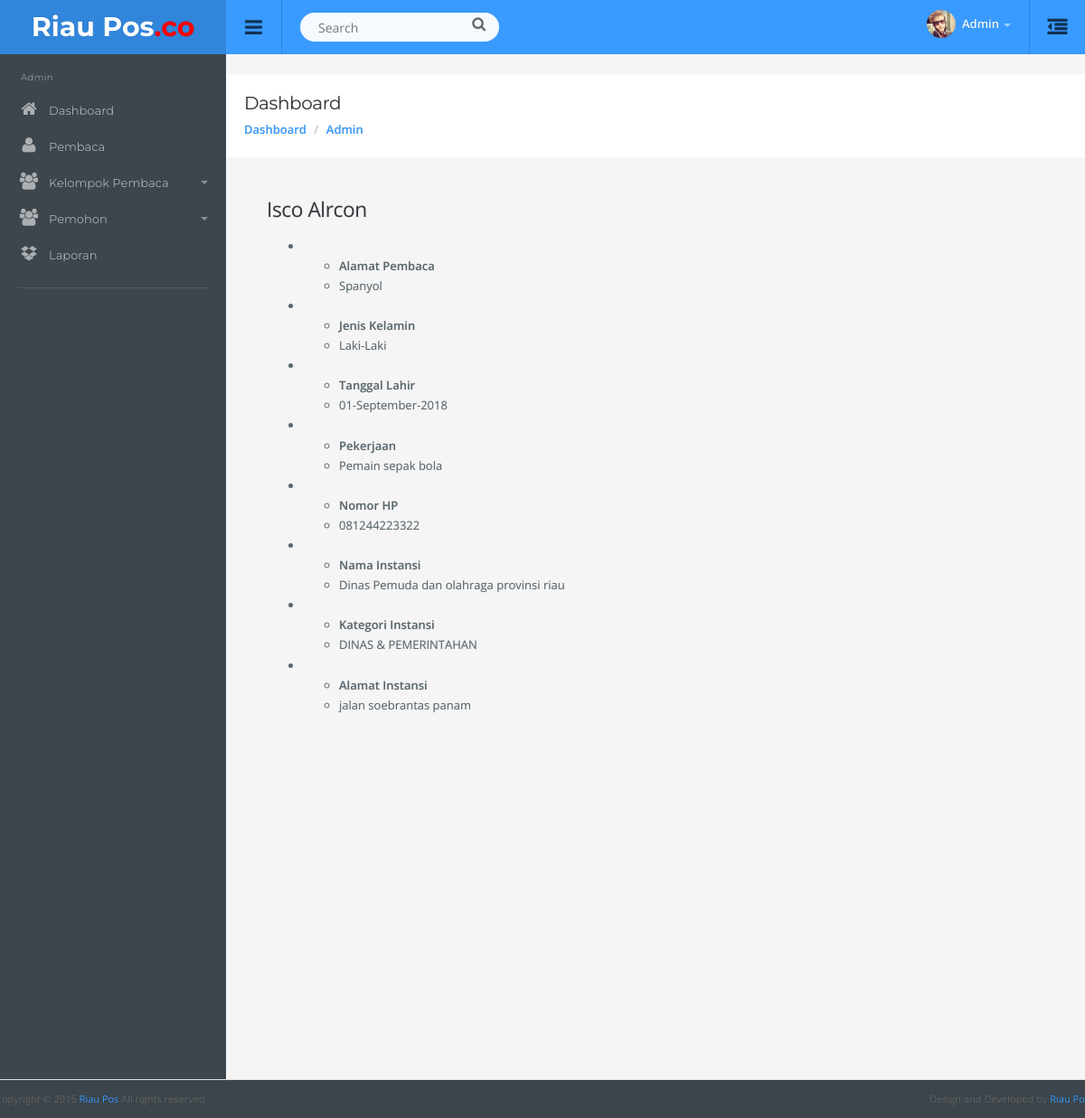
/admin/lihat/5, run on the app's committed database.
### tables this page shows
CREATE TABLE `pembaca` (
  `Idpem` int(11) NOT NULL,
  `username` varchar(100) DEFAULT NULL,
  `pass` varchar(100) DEFAULT NULL,
  `namapem` varchar(100) DEFAULT NULL,
  `alamatpem` varchar(1000) DEFAULT NULL,
  `jenis_kelamin` varchar(20) NOT NULL,
  `tgllahir` date DEFAULT NULL,
  `pekerjaan` varchar(50) NOT NULL,
  `Nomor_Hp` varchar(14) NOT NULL,
  `fotokartuidentitas` varchar(100) NOT NULL,
  `status` int(2) NOT NULL,
  `idkel` int(11) DEFAULT NULL
);

CREATE TABLE `kelompok` (
  `idkel` int(11) NOT NULL,
  `username` varchar(100) NOT NULL,
  `pass` varchar(100) NOT NULL,
  `namakel` varchar(100) DEFAULT NULL,
  `jeniskel` varchar(100) NOT NULL,
  `alamatkel` varchar(1000) DEFAULT NULL,
  `tglber` date DEFAULT NULL,
  `nomorhp` varchar(20) NOT NULL,
  `tipe` varchar(10) NOT NULL,
  `documenpendukung` varchar(500) NOT NULL,
  `status` int(10) DEFAULT NULL,
  `idkat` varchar(10) DEFAULT NULL
);

CREATE TABLE `kategori` (
  `idkat` varchar(10) NOT NULL,
  `namakat` varchar(100) DEFAULT NULL
);

### application/controllers/Admin.php (called while the page is built, shortened)
\<?php
class Admin extends CI_Controller{
    public function __construct(){
        $this->load->library('session');
        $this->load->model('Admin_model');
    }
    public function lihat($id){
        $data['data']=$this->Admin_model->detailpembaca($id);
        $this->load->view('admin/header_admin');
        $this->load->view('admin/detailpembaca',$data);
    }
}

### index.php (called while the page is built, shortened)
<?php
require_once BASEPATH.'core/CodeIgniter.php';

### application/models/Admin_model.php (called while the page is built, shortened)
<?php
class Admin_model extends CI_Model
{
    public function detailpembaca($id){
        $query = $this->db->query("SELECT * FROM pembaca left join (kelompok, kategori) on pembaca.idkel=kelompok.idkel AND kelompok.idkat=kategori.idkat  WHERE Idpem=$id ")->row_array();
        return $query;
    }
}

### application/helpers/tgl_helper.php (called while the page is built)
<?php
function tgl($tgl){
    $tanggal = explode('-',$tgl);
    $tahun = $tanggal[0];
    $bulan = $tanggal[1];
    $hari = $tanggal[2];
    $bulanArr = [
        '01' => 'Januari',
        '02' => 'Februari',
        '03' => 'Maret',
        '04' => 'April',
        '05' => 'Mei',
        '06' => 'Juni',
        '07' => 'Juli',
        '08' => 'Agustus',
        '09' => 'September',
        '10' => 'Oktober',
        '11' => 'November',
        '12' => 'Desember'
    ];
    return $hari.'-'.$bulanArr[$bulan].'-'.$tahun;
}

### application/views/admin/detailpembaca.php (the view, shortened to what this page needs)
<div class="content" >
    <div class="page-header">
        <h1 class="title">Dashboard</h1>
        <ol class="breadcrumb">
            <li><a href="index.html">Dashboard</a></li>
            <li><a href="#">Admin</a></li>
        </ol>
    </div>
    <div class="container-default" style="height: 1000px">
        <div class="col-md-8">
            <div class="profile">
                <div class="wrap">
                    <div class="profile-main">
                        <div class="profile-pic wthree">
                            <div class="profile-pic wthree">
                                <h3> <?=$data['namapem']?> </h3>
                                <div class="w3ls-agile-left">
                                    <ul class="address">
                                        <li>
                                            <ul class="address-text">
                                                <li><b>Alamat Pembaca</b></li>
                                                <li> <span class="w3"> <?=$data['alamatpem']?></span></li>
                                            </ul>
                                        </li>
                                        <li>
                                            <ul class="address-text">
                                                <li><b>Jenis Kelamin</b></li>
                                                <li> <span class="w3"> <?=$data['jenis_kelamin']?></span></li>
                                            </ul>
                                        </li>
                                        <li>
                                            <ul class="address-text">
                                                <li><b>Tanggal Lahir</b></li>
                                                <li> <span class="w3"><?=tgl($data['tgllahir'])?> </span></li>
                                            </ul>
                                        </li>
                                        <li>
                                            <ul class="address-text">
                                                <li><b>Pekerjaan</b></li>
                                                <li> <span class="w3"><?=$data['pekerjaan']?> </span></li>
                                            </ul>
                                        </li>
                                        <li>
                                            <ul class="address-text">
                                                <li><b>Nomor HP </b></li>
                                                <li> <span class="w3"><?=$data['Nomor_Hp']?> </span></li>
                                            </ul>
                                        </li>
                                        <li>
                                            <ul class="address-text">
                                                <li><b>Nama Instansi </b></li>
                                                <li> <span class="w3"><?=$data['namakel']?> </span></li>
                                            </ul>
                                        </li>
                                        <li>
                                            <ul class="address-text">
                                                <li><b>Kategori Instansi </b></li>
                                                <li> <span class="w3"><?=$data['namakat']?> </span></li>
                                            </ul>
                                        </li>
                                        <li>
                                            <ul class="address-text">
                                                <li><b>Alamat Instansi </b></li>
                                                <li> <span class="w3"><?=$data['alamatkel']?> </span></li>
                                            </ul>
                                        </li>
                                    </ul>
                                </div>
                            </div>
                        </div>
                    </div>
                </div>
            </div>
        </div>
    </div>
    </div>
    <div class="row footer">
        <div class="col-md-6 text-left">
            Copyright © 2015 <a href="http://themeforest.net/user/egemem/portfolio" target="_blank">Riau Pos</a> All rights reserved.
        </div>
        <div class="col-md-6 text-right">
            Design and Developed by <a href="http://themeforest.net/user/egemem/portfolio" target="_blank">Riau Pos</a>
        </div>
    </div>
</body>
</html>

### assets/templates/css/style.css (style rules this page uses)
body { background: #3d464d; color: #58666e; margin: 0; line-height: 1.7em; font-size: 13px; font-family: 'Open Sans', sans-serif; outline: 0; text-Shadow: 0 0 1px rgba(0, 0, 0, 0.2); }
a { color: #399bff; text-decoration: none; }
b, strong { font-weight: 600; }
.col-xs-1, .col-sm-1, .col-md-1, .col-lg-1, .col-xs-2, .col-sm-2, .col-md-2, .col-lg-2, .col-xs-3, .col-sm-3, .col-md-3, .col-lg-3, .col-xs-4, .col-sm-4, .col-md-4, .col-lg-4, .col-xs-5, .col-sm-5, .col-md-5, .col-lg-5, .col-xs-6, .col-sm-6, .col-md-6, .col-lg-6, .col-xs-7, .col-sm-7, .col-md-7, .col-lg-7, .col-xs-8, .col-sm-8, .col-md-8, .col-lg-8, .col-xs-9, .col-sm-9, .col-md-9, .col-lg-9, .col-xs-10, .col-sm-10, .col-md-10, .col-lg-10, .col-xs-11, .col-sm-11, .col-md-11, .col-lg-11, .col-xs-12, .col-sm-12, .col-md-12, .col-lg-12 { padding-right: 15px; padding-left: 15px; }
.row { margin-right: -15px; margin-left: -15px; }
.container-default { padding: 0; }
.content { padding-left: 30px; padding-right: 30px; padding-top: 80px; margin-left: 250px; background: #f5f5f5; }
.footer { border-top: 1px solid #e2e2e2; margin-left: -30px; margin-right: -30px; margin-bottom: 0; padding: 10px; font-size: 11px; color: #666; background: rgba(0, 0, 0, 0.02); }
.footer .col-md-6 { margin-bottom: 0; }
.page-header { background: #fff; margin: -20px -30px 20px -30px; padding: 20px; border-bottom: none; position: relative; }
.page-header .title { padding: 0; margin: 0; font-family: 'Montserrat', sans-serif; font-size: 20px; line-height: normal; font-weight: normal; color: #37363e; padding-bottom: 6px; }
h1, h2, h3, h4, h5, h6, .h1, .h2, .h3, .h4, .h5, .h6 { font-family: inherit; font-weight: 400; line-height: 1.6; color: #37363e; }
h1, .h1, h2, .h2, h3, .h3 { margin-top: 20px; margin-bottom: 10px; letter-spacing: -0.02em; }
h1, .h1 { font-size: 2.25em; }
h3, .h3 { font-size: 1.75em; }
.breadcrumb { background: none; padding: 0; margin: 0; font-weight: 600; }

### data on the page
pembaca: namapem "Isco Alrcon", alamatpem "Spanyol", jenis_kelamin "Laki-Laki", tgllahir "01-September-2018", pekerjaan "Pemain sepak bola", Nomor_Hp "081244223322", idkel.namakel "Dinas Pemuda dan olahraga provinsi riau", kategori.namakat "DINAS & PEMERINTAHAN", idkel.alamatkel "jalan soebrantas panam"
